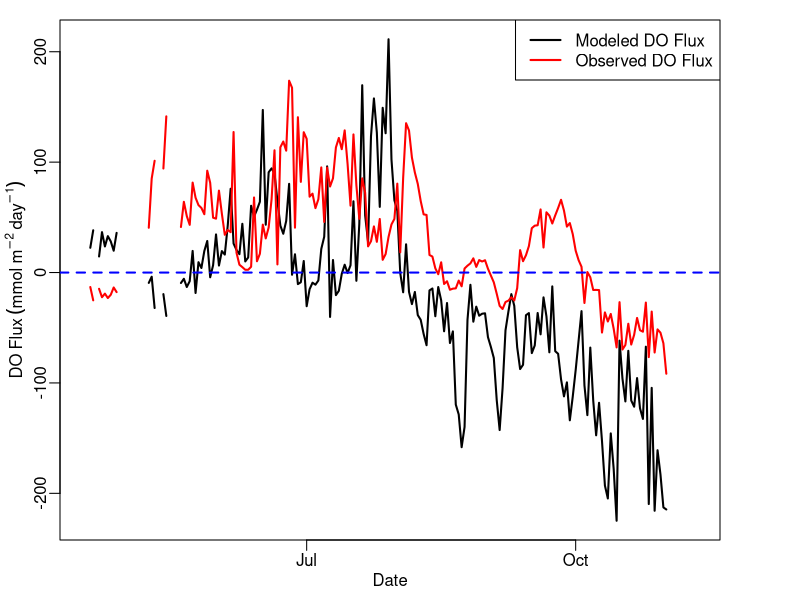
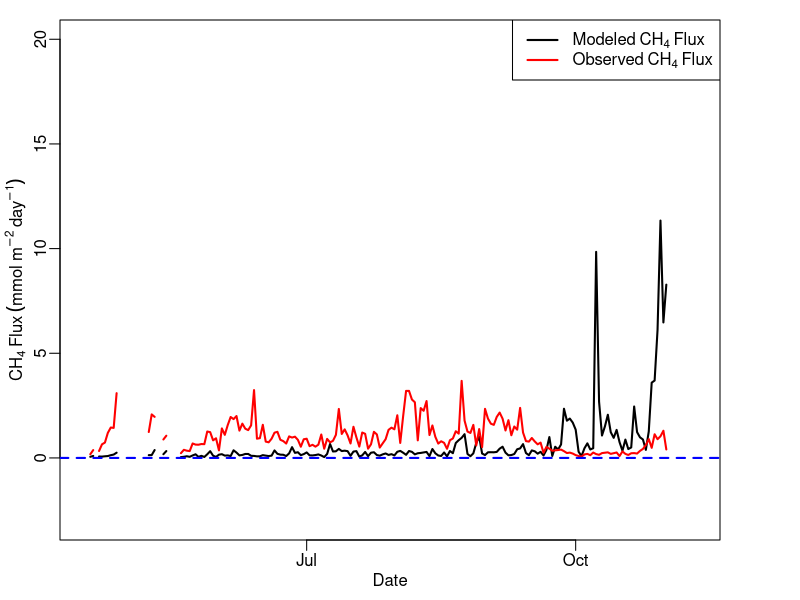
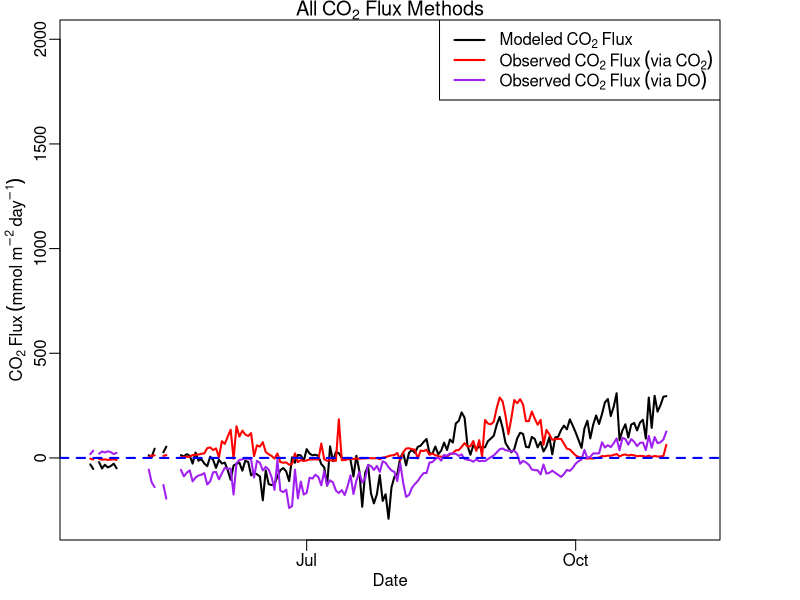
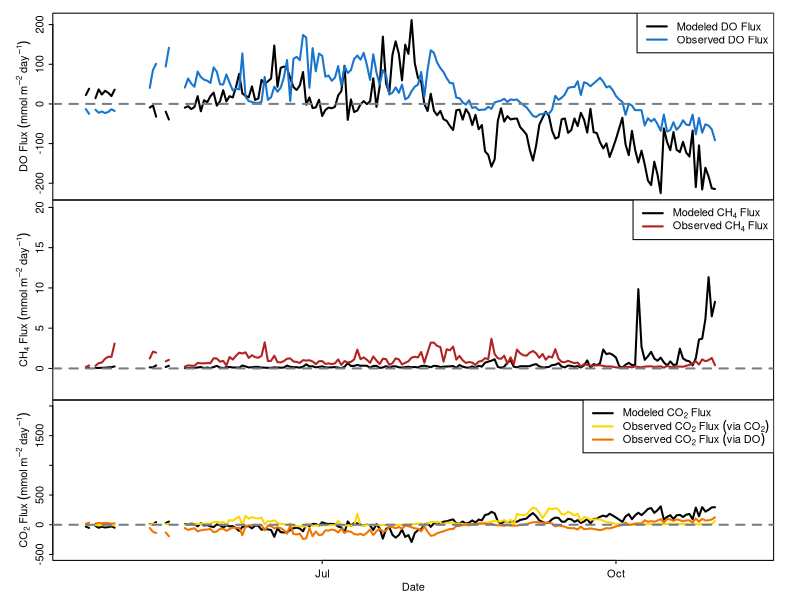

Recreate these plots in R, in order.
#Plot Gas Flux
#7 March 2017
#JAH

setwd("~/Dropbox/GitHub Repos/GLM-Mendota/Data/")
flux<-read.csv('flux.data.csv')

############################################################
###############DISSOLVED OXYGEN FLUX########################
quartz()
par(mar=c(3,3,1,4),mgp=c(1.5,0.5,0),tck=-0.02)
plot(as.Date(flux$datetime),flux$do.flux.read.mod,type = 'l',lwd=2,ylab = expression(DO~Flux~(mmol~m^-2~day^-1)),xlab = expression(Date))
lines(as.Date(flux$datetime),flux$do.flux.read.obs,type= 'l',lwd=2,col='red')
abline(0,0,col='blue',lty=2,lwd=2)
legend('topright',c('Modeled DO Flux','Observed DO Flux'),lty = c(1,1),lwd=c(2,2),col=c('black','red'))



############################################################
#####################METHANE FLUX###########################
quartz()
par(mar=c(3,3,1,4),mgp=c(1.5,0.5,0),tck=-0.02)
plot(as.Date(flux$datetime),flux$ch4.flux.read.mod,type='l', lwd=2, ylab = expression(CH[4]~Flux~(mmol~m^-2~day^-1)),xlab = expression(Date),ylim=c(-3,20))
lines(as.Date(flux$datetime),flux$ch4.flux.read.obs,type = 'l', lwd = 2, col = 'red')
abline(0,0,col='blue',lty=2,lwd=2)
legend('topright',c(expression(Modeled~CH[4]~Flux),expression(Observed~CH[4]~Flux)),lty = c(1,1),lwd=c(2,2),col=c('black','red'))



############################################################
#####################CARBON DIOXIDE FLUX####################
quartz()
par(mar=c(3,3,1,4),mgp=c(1.5,0.5,0),tck=-0.02)
plot(as.Date(flux$datetime),flux$co2.flux.read.mod,type ='l',lwd =2,ylab = expression(CO[2]~Flux~(mmol~m^-2~day^-1)),xlab = expression(Date),ylim = c(-300,2000),main=expression(All~CO[2]~Flux~Methods))
lines(as.Date(flux$datetime),flux$co2.flux.read.obs,type = 'l', lwd = 2, col = 'red')
lines(as.Date(flux$datetime),flux$co2.flux.read.obs.do,type='l',lwd=2, col='purple')
abline(0,0,col='blue',lty =2,lwd=2)
legend('topright',c(expression(Modeled~CO[2]~Flux),expression(Observed~CO[2]~Flux~(via~CO[2])),expression(Observed~CO[2]~Flux~(via~DO))),lty = c(1,1,1),lwd=c(2,2,2),col=c('black','red','purple'))



############################################################
#####################THREE PANEL PLOT#######################

quartz()
par(mfrow=c(3,1),mar=c(0,4,1,2),mgp=c(1.5,0.5,0),tck=-0.02)
plot(as.Date(flux$datetime),flux$do.flux.read.mod,type = 'l',lwd=2,xlab=NA,ylab = expression(DO~Flux~(mmol~m^-2~day^-1)),xaxt='n')
lines(as.Date(flux$datetime),flux$do.flux.read.obs,type= 'l',lwd=2,col='dodgerblue3')
abline(0,0,col='slategrey',lty=2,lwd=2)
legend('topright',c('Modeled DO Flux','Observed DO Flux'),lty = c(1,1),lwd=c(2,2),col=c('black','dodgerblue3'))

par(mar=c(0,4,0,2),mgp=c(1.5,0.5,0),tck=-0.02)
plot(as.Date(flux$datetime),flux$ch4.flux.read.mod,type='l', lwd=2, ylab = expression(CH[4]~Flux~(mmol~m^-2~day^-1)),xlab = NA,ylim=c(-3,20),xaxt='n')
lines(as.Date(flux$datetime),flux$ch4.flux.read.obs,type = 'l', lwd = 2, col = 'firebrick')
abline(0,0,col='slategrey',lty=2,lwd=2)
legend('topright',c(expression(Modeled~CH[4]~Flux),expression(Observed~CH[4]~Flux)),lty = c(1,1),lwd=c(2,2),col=c('black','firebrick'))

par(mar=c(3,4,0,2),mgp=c(1.5,0.5,0),tck=-0.02)
plot(as.Date(flux$datetime),flux$co2.flux.read.mod,type ='l',lwd =2,ylab = expression(CO[2]~Flux~(mmol~m^-2~day^-1)),xlab = expression(Date),ylim = c(-500,2000))
lines(as.Date(flux$datetime),flux$co2.flux.read.obs,type = 'l', lwd = 2, col = 'gold1')
lines(as.Date(flux$datetime),flux$co2.flux.read.obs.do,type='l',lwd=2, col='darkorange2')
abline(0,0,col='slategrey',lty =2,lwd=2)
legend('topright',c(expression(Modeled~CO[2]~Flux),expression(Observed~CO[2]~Flux~(via~CO[2])),expression(Observed~CO[2]~Flux~(via~DO))),lty = c(1,1,1),lwd=c(2,2,2),col=c('black','gold1','darkorange2'))
